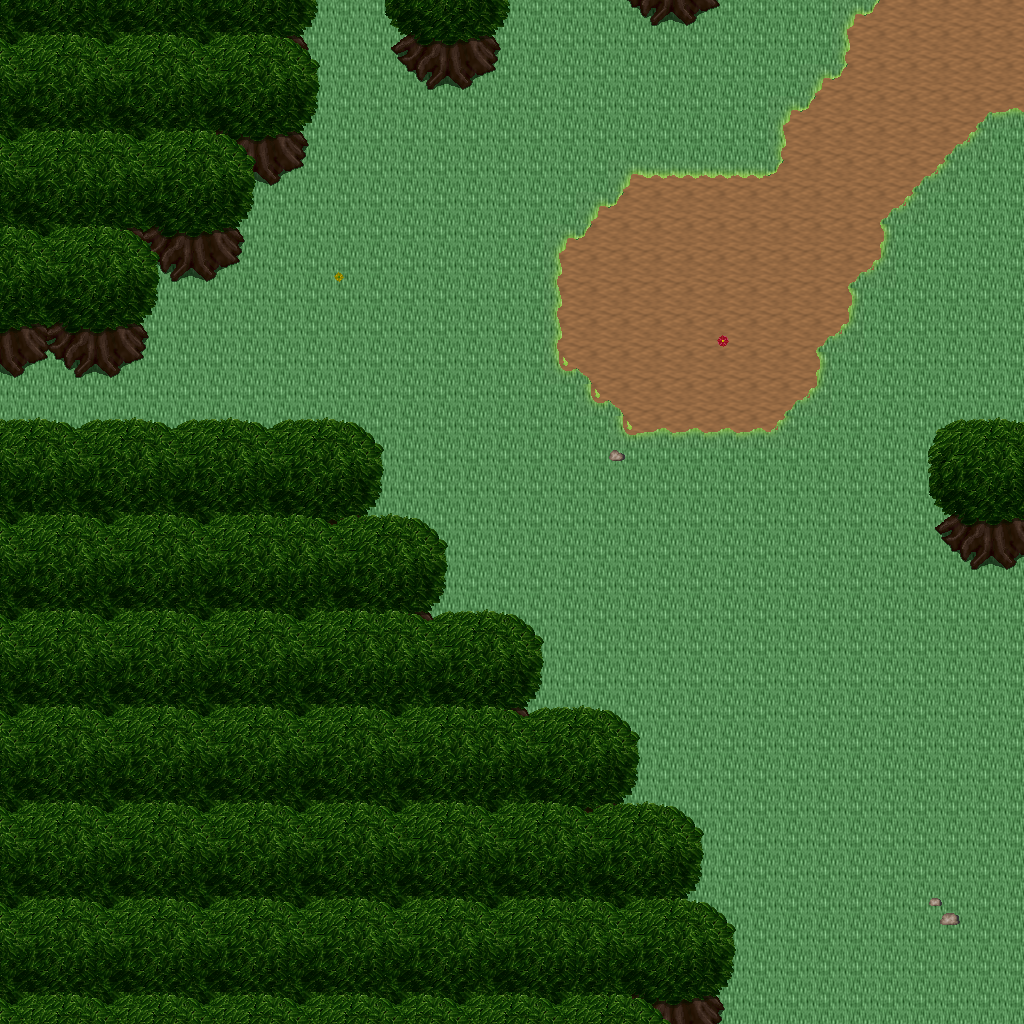

This is a level from a 2D game, rendered from its Tiled map with the project's own tilesets. A one-line summary and the map file follow, with tile-layer data summarised:
An orthogonal 32x32 tile map with 32x32 px tiles, 5 tile layers (Ground, Objects, Objects2, Above, ...), 1 hidden layer not drawn, 24 tilesets.

<map version="1.10" tiledversion="1.11.0" orientation="orthogonal" renderorder="right-down" width="32" height="32" tilewidth="32" tileheight="32" infinite="0" nextlayerid="11" nextobjectid="1">
 <tileset firstgid="1" name="logic_collision" tilewidth="32" tileheight="32" tilecount="1" columns="1">
  <image source="../drawable/logic_collision.png" width="32" height="32" />
 </tileset>
 <tileset firstgid="2" name="ground_ground" tilewidth="32" tileheight="32" tilecount="33" columns="3">
  <image source="../drawable/ground_ground.png" width="96" height="352" />
 </tileset>
 <tileset firstgid="35" name="plant_tree_tree_darkgreen" tilewidth="32" tileheight="32" tilecount="88" columns="8">
  <image source="../drawable/plant_tree_tree_darkgreen.png" width="256" height="352" />
 </tileset>
 <tileset firstgid="123" name="logic_item_resources" tilewidth="32" tileheight="32" tilecount="6" columns="6">
  <image source="../drawable/logic_item_resources.png" width="192" height="32" />
 </tileset>
 <tileset firstgid="129" name="logic_creature_animal" tilewidth="32" tileheight="32" tilecount="32" columns="8">
  <image source="../drawable/logic_creature_animal.png" width="256" height="128" />
 </tileset>
 <tileset firstgid="161" name="plant_flower_daisy_blue" tilewidth="32" tileheight="32" tilecount="8" columns="2">
  <image source="../drawable/plant_flower_daisy_blue.png" width="64" height="128" />
 </tileset>
 <tileset firstgid="169" name="plant_flower_daisy_red" tilewidth="32" tileheight="32" tilecount="8" columns="2">
  <image source="../drawable/plant_flower_daisy_red.png" width="64" height="128" />
 </tileset>
 <tileset firstgid="177" name="plant_flower_daisy_white" tilewidth="32" tileheight="32" tilecount="8" columns="2">
  <image source="../drawable/plant_flower_daisy_white.png" width="64" height="128" />
 </tileset>
 <tileset firstgid="185" name="plant_flower_daisy_yellow" tilewidth="32" tileheight="32" tilecount="8" columns="2">
  <image source="../drawable/plant_flower_daisy_yellow.png" width="64" height="128" />
 </tileset>
 <tileset firstgid="193" name="building_thatched_roof_cottage2" tilewidth="32" tileheight="32" tilecount="20" columns="4">
  <image source="../drawable/building_thatched_roof_cottage2.png" width="128" height="160" />
 </tileset>
 <tileset firstgid="213" name="building_thatched_roof_cottage1" tilewidth="32" tileheight="32" tilecount="20" columns="4">
  <image source="../drawable/building_thatched_roof_cottage1.png" width="128" height="160" />
 </tileset>
 <tileset firstgid="233" name="logic_creature_elemental" tilewidth="32" tileheight="32" tilecount="16" columns="8">
  <image source="../drawable/logic_creature_elemental.png" width="256" height="64" />
 </tileset>
 <tileset firstgid="249" name="item_campfires" tilewidth="32" tileheight="32" tilecount="2" columns="2">
  <image source="../drawable/item_campfires.png" width="64" height="32" />
 </tileset>
 <tileset firstgid="251" name="furniture_light_flames" tilewidth="32" tileheight="32" tilecount="6" columns="6">
  <image source="../drawable/furniture_light_flames.png" width="192" height="32" />
 </tileset>
 <tileset firstgid="257" name="item_firewood" tilewidth="32" tileheight="32" tilecount="12" columns="3">
  <image source="../drawable/item_firewood.png" width="96" height="128" />
 </tileset>
 <tileset firstgid="269" name="plant_flower_bulbs" tilewidth="32" tileheight="32" tilecount="4" columns="1">
  <image source="../drawable/plant_flower_bulbs.png" width="32" height="128" />
 </tileset>
 <tileset firstgid="273" name="ground_grass_corners" tilewidth="32" tileheight="32" tilecount="24" columns="6">
  <image source="../drawable/ground_grass_corners.png" width="192" height="128" />
 </tileset>
 <tileset firstgid="297" name="ground_grass_edges" tilewidth="32" tileheight="32" tilecount="36" columns="12">
  <image source="../drawable/ground_grass_edges.png" width="384" height="96" />
 </tileset>
 <tileset firstgid="333" name="light_dim_yellow_light_5x5" tilewidth="32" tileheight="32" tilecount="25" columns="5">
  <image source="../drawable/light_dim_yellow_light_5x5.png" width="160" height="160" />
 </tileset>
 <tileset firstgid="358" name="plant_tree_fall_trees" tilewidth="32" tileheight="32" tilecount="40" columns="8">
  <image source="../drawable/plant_tree_fall_trees.png" width="256" height="160" />
 </tileset>
 <tileset firstgid="398" name="plant_leaves" tilewidth="32" tileheight="32" tilecount="8" columns="4">
  <image source="../drawable/plant_leaves.png" width="128" height="64" />
 </tileset>
 <tileset firstgid="406" name="ground_grass_2" tilewidth="32" tileheight="32" tilecount="21" columns="3">
  <image source="../drawable/ground_grass_2.png" width="96" height="224" />
 </tileset>
 <tileset firstgid="427" name="ground_rock_pebbles" tilewidth="32" tileheight="32" tilecount="3" columns="1">
  <image source="../drawable/ground_rock_pebbles.png" width="32" height="96" />
 </tileset>
 <tileset firstgid="430" name="logic_creature_fowl" tilewidth="32" tileheight="32" tilecount="6" columns="6">
  <image source="../drawable/logic_creature_fowl.png" width="192" height="32" />
 </tileset>
 <layer id="1" name="Ground" width="32" height="32">
  <data>[1024 cells, 1024 non-empty, 2 distinct tile ids]</data>
 </layer>
 <layer id="2" name="Objects" width="32" height="32">
  <data>[1024 cells, 268 non-empty, 28 distinct tile ids]</data>
 </layer>
 <layer id="3" name="Objects2" width="32" height="32">
  <data>[1024 cells, 0 non-empty, 0 distinct tile ids]</data>
 </layer>
 <layer id="4" name="Above" width="32" height="32">
  <data>[1024 cells, 437 non-empty, 22 distinct tile ids]</data>
 </layer>
 <layer id="5" name="Above2" width="32" height="32">
  <data>[1024 cells, 0 non-empty, 0 distinct tile ids]</data>
 </layer>
 <layer id="6" name="Walkable" width="32" height="32" visible="0">
  <data>[1024 cells, 396 non-empty, 1 distinct tile ids]</data>
 </layer>
 <objectgroup id="7" name="Mapevents" />
 <objectgroup id="8" name="Spawn" />
 <objectgroup id="9" name="Keys" />
 <objectgroup id="10" name="Replace" />
</map>
